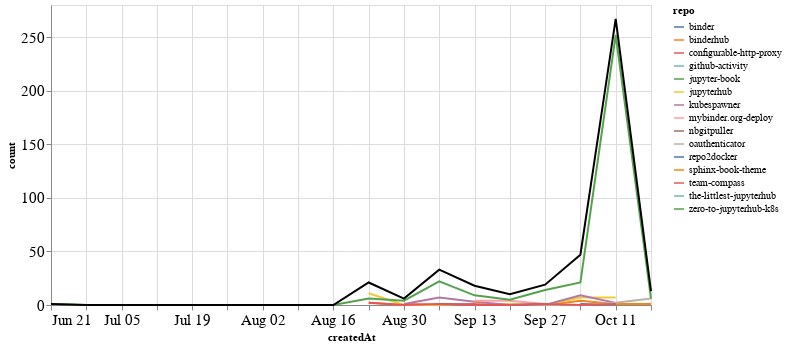

Notebook code cell kept with this figure:
### Markdown cell above
## Comments

### Code cell
comments_time = comments.groupby('repo').resample('W', on='createdAt').count()['author'].reset_index()
comments_time = comments_time.rename(columns={'author': 'count'})
comments_time_total = comments_time.groupby('createdAt').agg({"count": "sum"}).reset_index()
ch1 = alt.Chart(comments_time, width=600).mark_line().encode(
    x='createdAt',
    y='count',
    color='repo',
    tooltip="repo"
)

ch2 = alt.Chart(comments_time_total, width=600).mark_line(color="black").encode(
    x='createdAt',
    y='count',
)

ch1 + ch2

### Figure 1 — Vega-Lite specification as saved in the notebook (floating-point values rounded to 4 significant figures)
{"config": {"axisLeft": {"labelFontSize": 15}, "axisBottom": {"labelFontSize": 15}}, "layer": [{"data": {"name": "data-744ed857f2fdeb373252b25c3fa2a3ae"}, "mark": "line", "encoding": {"color": {"type": "nominal", "field": "repo"}, "tooltip": {"type": "nominal", "field": "repo"}, "x": {"type": "temporal", "field": "createdAt"}, "y": {"type": "quantitative", "field": "count"}}, "width": 600}, {"data": {"name": "data-b94b096d31285fb194d25b49d7ea21f6"}, "mark": {"type": "line", "color": "black"}, "encoding": {"x": {"type": "temporal", "field": "createdAt"}, "y": {"type": "quantitative", "field": "count"}}, "width": 600}], "$schema": "https://vega.github.io/schema/vega-lite/v4.8.1.json", "datasets": {"data-744ed857f2fdeb373252b25c3fa2a3ae": [{"repo": "binder", "createdAt": "2020-10-04T00:00:00", "count": 1}, {"repo": "binder", "createdAt": "2020-10-11T00:00:00", "count": 1}, {"repo": "binderhub", "createdAt": "2020-08-23T00:00:00", "count": 2}, {"repo": "binderhub", "createdAt": "2020-08-30T00:00:00", "count": 0}, {"repo": "binderhub", "createdAt": "2020-09-06T00:00:00", "count": 0}, {"repo": "binderhub", "createdAt": "2020-09-13T00:00:00", "count": 1}, {"repo": "binderhub", "createdAt": "2020-09-20T00:00:00", "count": 0}, {"repo": "binderhub", "createdAt": "2020-09-27T00:00:00", "count": 0}, {"repo": "binderhub", "createdAt": "2020-10-04T00:00:00", "count": 4}, {"repo": "binderhub", "createdAt": "2020-10-11T00:00:00", "count": 1}, {"repo": "binderhub", "createdAt": "2020-10-18T00:00:00", "count": 1}, {"repo": "configurable-http-proxy", "createdAt": "2020-08-30T00:00:00", "count": 1}, {"repo": "configurable-http-proxy", "createdAt": "2020-09-06T00:00:00", "count": 0}, {"repo": "configurable-http-proxy", "createdAt": "2020-09-13T00:00:00", "count": 1}, {"repo": "github-activity", "createdAt": "2020-10-11T00:00:00", "count": 1}, {"repo": "jupyter-book", "createdAt": "2020-10-04T00:00:00", "count": 2}, {"repo": "jupyterhub", "createdAt": "2020-08-23T00:00:00", "count": 11}, {"repo": "jupyterhub", "createdAt": "2020-08-30T00:00:00", "count": 0}, {"repo": "jupyterhub", "createdAt": "2020-09-06T00:00:00", "count": 0}, {"repo": "jupyterhub", "createdAt": "2020-09-13T00:00:00", "count": 0}, {"repo": "jupyterhub", "createdAt": "2020-09-20T00:00:00", "count": 1}, {"repo": "jupyterhub", "createdAt": "2020-09-27T00:00:00", "count": 0}, {"repo": "jupyterhub", "createdAt": "2020-10-04T00:00:00", "count": 7}, {"repo": "jupyterhub", "createdAt": "2020-10-11T00:00:00", "count": 7}, {"repo": "kubespawner", "createdAt": "2020-08-30T00:00:00", "count": 1}, {"repo": "kubespawner", "createdAt": "2020-09-06T00:00:00", "count": 7}, {"repo": "kubespawner", "createdAt": "2020-09-13T00:00:00", "count": 3}, {"repo": "kubespawner", "createdAt": "2020-09-20T00:00:00", "count": 0}, {"repo": "kubespawner", "createdAt": "2020-09-27T00:00:00", "count": 0}, {"repo": "kubespawner", "createdAt": "2020-10-04T00:00:00", "count": 9}, {"repo": "kubespawner", "createdAt": "2020-10-11T00:00:00", "count": 2}, {"repo": "mybinder.org-deploy", "createdAt": "2020-09-13T00:00:00", "count": 4}, {"repo": "mybinder.org-deploy", "createdAt": "2020-09-20T00:00:00", "count": 4}, {"repo": "mybinder.org-deploy", "createdAt": "2020-09-27T00:00:00", "count": 1}, {"repo": "nbgitpuller", "createdAt": "2020-10-04T00:00:00", "count": 3}, {"repo": "oauthenticator", "createdAt": "2020-09-06T00:00:00", "count": 1}, {"repo": "oauthenticator", "createdAt": "2020-09-13T00:00:00", "count": 0}, {"repo": "oauthenticator", "createdAt": "2020-09-20T00:00:00", "count": 0}, {"repo": "oauthenticator", "createdAt": "2020-09-27T00:00:00", "count": 0}, {"repo": "oauthenticator", "createdAt": "2020-10-04T00:00:00", "count": 0}, {"repo": "oauthenticator", "createdAt": "2020-10-11T00:00:00", "count": 2}, {"repo": "oauthenticator", "createdAt": "2020-10-18T00:00:00", "count": 6}, {"repo": "repo2docker", "createdAt": "2020-09-06T00:00:00", "count": 1}, {"repo": "repo2docker", "createdAt": "2020-09-13T00:00:00", "count": 0}, {"repo": "repo2docker", "createdAt": "2020-09-20T00:00:00", "count": 0}, {"repo": "repo2docker", "createdAt": "2020-09-27T00:00:00", "count": 1}, {"repo": "sphinx-book-theme", "createdAt": "2020-09-27T00:00:00", "count": 2}, {"repo": "team-compass", "createdAt": "2020-08-23T00:00:00", "count": 2}, {"repo": "team-compass", "createdAt": "2020-08-30T00:00:00", "count": 0}, {"repo": "team-compass", "createdAt": "2020-09-06T00:00:00", "count": 1}, {"repo": "team-compass", "createdAt": "2020-09-13T00:00:00", "count": 0}, {"repo": "team-compass", "createdAt": "2020-09-20T00:00:00", "count": 0}, {"repo": "team-compass", "createdAt": "2020-09-27T00:00:00", "count": 1}, {"repo": "team-compass", "createdAt": "2020-10-04T00:00:00", "count": 0}, {"repo": "team-compass", "createdAt": "2020-10-11T00:00:00", "count": 1}, {"repo": "the-littlest-jupyterhub", "createdAt": "2020-09-06T00:00:00", "count": 1}, {"repo": "zero-to-jupyterhub-k8s", "createdAt": "2020-06-21T00:00:00", "count": 1}, {"repo": "zero-to-jupyterhub-k8s", "createdAt": "2020-06-28T00:00:00", "count": 0}, {"repo": "zero-to-jupyterhub-k8s", "createdAt": "2020-07-05T00:00:00", "count": 0}, {"repo": "zero-to-jupyterhub-k8s", "createdAt": "2020-07-12T00:00:00", "count": 0}, {"repo": "zero-to-jupyterhub-k8s", "createdAt": "2020-07-19T00:00:00", "count": 0}, {"repo": "zero-to-jupyterhub-k8s", "createdAt": "2020-07-26T00:00:00", "count": 0}, {"repo": "zero-to-jupyterhub-k8s", "createdAt": "2020-08-02T00:00:00", "count": 0}, {"repo": "zero-to-jupyterhub-k8s", "createdAt": "2020-08-09T00:00:00", "count": 0}, {"repo": "zero-to-jupyterhub-k8s", "createdAt": "2020-08-16T00:00:00", "count": 0}, {"repo": "zero-to-jupyterhub-k8s", "createdAt": "2020-08-23T00:00:00", "count": 6}, {"repo": "zero-to-jupyterhub-k8s", "createdAt": "2020-08-30T00:00:00", "count": 4}, {"repo": "zero-to-jupyterhub-k8s", "createdAt": "2020-09-06T00:00:00", "count": 22}, {"repo": "zero-to-jupyterhub-k8s", "createdAt": "2020-09-13T00:00:00", "count": 9}, {"repo": "zero-to-jupyterhub-k8s", "createdAt": "2020-09-20T00:00:00", "count": 5}, {"repo": "zero-to-jupyterhub-k8s", "createdAt": "2020-09-27T00:00:00", "count": 14}, {"repo": "zero-to-jupyterhub-k8s", "createdAt": "2020-10-04T00:00:00", "count": 21}, {"repo": "zero-to-jupyterhub-k8s", "createdAt": "2020-10-11T00:00:00", "count": 252}, {"repo": "zero-to-jupyterhub-k8s", "createdAt": "2020-10-18T00:00:00", "count": 6}], "data-b94b096d31285fb194d25b49d7ea21f6": [{"createdAt": "2020-06-21T00:00:00", "count": 1}, {"createdAt": "2020-06-28T00:00:00", "count": 0}, {"createdAt": "2020-07-05T00:00:00", "count": 0}, {"createdAt": "2020-07-12T00:00:00", "count": 0}, {"createdAt": "2020-07-19T00:00:00", "count": 0}, {"createdAt": "2020-07-26T00:00:00", "count": 0}, {"createdAt": "2020-08-02T00:00:00", "count": 0}, {"createdAt": "2020-08-09T00:00:00", "count": 0}, {"createdAt": "2020-08-16T00:00:00", "count": 0}, {"createdAt": "2020-08-23T00:00:00", "count": 21}, {"createdAt": "2020-08-30T00:00:00", "count": 6}, {"createdAt": "2020-09-06T00:00:00", "count": 33}, {"createdAt": "2020-09-13T00:00:00", "count": 18}, {"createdAt": "2020-09-20T00:00:00", "count": 10}, {"createdAt": "2020-09-27T00:00:00", "count": 19}, {"createdAt": "2020-10-04T00:00:00", "count": 47}, {"createdAt": "2020-10-11T00:00:00", "count": 267}, {"createdAt": "2020-10-18T00:00:00", "count": 13}]}}
